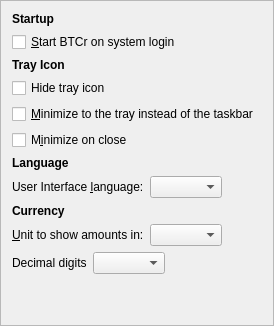
                                <widget class="QFrame" name="frameMain">
                                    <property name="frameShape">
                                        <enum>QFrame::StyledPanel</enum>
                                    </property>
                                    <property name="frameShadow">
                                        <enum>QFrame::Raised</enum>
                                    </property>
                                    <layout class="QVBoxLayout">
                                        <item>
                                            <widget class="QLabel" name="labelSettingsStartup">
                                                <property name="font">
                                                    <font>
                                                        <weight>75</weight>
                                                        <bold>true</bold>
                                                    </font>
                                                </property>
                                                <property name="text">
                                                    <string>Startup</string>
                                                </property>
                                            </widget>
                                        </item>
                                        <item>
                                            <widget class="QCheckBox" name="btcrAtStartup">
                                                <property name="toolTip">
                                                    <string>Automatically start BTCr after logging in to the system.</string>
                                                </property>
                                                <property name="text">
                                                    <string>&amp;Start BTCr on system login</string>
                                                </property>
                                            </widget>
                                        </item>
                                        <item>
                                            <widget class="QLabel" name="labelSettingsTray">
                                                <property name="font">
                                                    <font>
                                                        <weight>75</weight>
                                                        <bold>true</bold>
                                                    </font>
                                                </property>
                                                <property name="text">
                                                    <string>Tray Icon</string>
                                                </property>
                                            </widget>
                                        </item>
                                        <item>
                                            <widget class="QCheckBox" name="hideTrayIcon">
                                                <property name="toolTip">
                                                    <string>&amp;Hide the icon from the system tray.</string>
                                                </property>
                                                <property name="text">
                                                    <string>Hide tray icon</string>
                                                </property>
                                            </widget>
                                        </item>
                                        <item>
                                            <widget class="QCheckBox" name="minimizeToTray">
                                                <property name="toolTip">
                                                    <string>Show only a tray icon after minimizing the window.</string>
                                                </property>
                                                <property name="text">
                                                    <string>&amp;Minimize to the tray instead of the taskbar</string>
                                                </property>
                                            </widget>
                                        </item>
                                        <item>
                                            <widget class="QCheckBox" name="minimizeOnClose">
                                                <property name="toolTip">
                                                    <string>Minimize instead of exit the application when the window is closed. When this option is enabled, the application will be closed only after selecting Exit in the menu.</string>
                                                </property>
                                                <property name="text">
                                                    <string>M&amp;inimize on close</string>
                                                </property>
                                            </widget>
                                        </item>
                                        <item>
                                            <widget class="QLabel" name="labelSettingsLanguage">
                                                <property name="font">
                                                    <font>
                                                        <weight>75</weight>
                                                        <bold>true</bold>
                                                    </font>
                                                </property>
                                                <property name="text">
                                                    <string>Language</string>
                                                </property>
                                            </widget>
                                        </item>
                                        <item>
                                            <layout class="QHBoxLayout" name="horizontalLayout_1_Display">
                                                <item>
                                                    <widget class="QLabel" name="langLabel">
                                                        <property name="text">
                                                            <string>User Interface &amp;language:</string>
                                                        </property>
                                                        <property name="textFormat">
                                                            <enum>Qt::PlainText</enum>
                                                        </property>
                                                        <property name="buddy">
                                                            <cstring>lang</cstring>
                                                        </property>
                                                    </widget>
                                                </item>
                                                <item>
                                                    <widget class="QValueComboBox" name="lang">
                                                        <property name="toolTip">
                                                            <string>The user interface language can be set here. This setting will take effect after restarting BTCr.</string>
                                                        </property>
                                                    </widget>
                                                </item>
                                                <item>
                                                    <spacer>
                                                        <property name="orientation">
                                                            <enum>Qt::Horizontal</enum>
                                                        </property>
                                                        <property name="sizeHint" stdset="0">
                                                            <size>
                                                                <width>40</width>
                                                                <height>20</height>
                                                            </size>
                                                        </property>
                                                    </spacer>
                                                </item>
                                            </layout>
                                        </item>
                                         <item>
                                            <widget class="QLabel" name="labelSettingsCurrency">
                                                <property name="font">
                                                    <font>
                                                        <weight>75</weight>
                                                        <bold>true</bold>
                                                    </font>
                                                </property>
                                                <property name="text">
                                                    <string>Currency</string>
                                                </property>
                                            </widget>
                                        </item>
                                        <item>
                                            <layout class="QHBoxLayout" name="horizontalLayout_2_Display">
                                                <item>
                                                    <widget class="QLabel" name="unitLabel">
                                                        <property name="text">
                                                            <string>&amp;Unit to show amounts in:</string>
                                                        </property>
                                                        <property name="textFormat">
                                                            <enum>Qt::PlainText</enum>
                                                        </property>
                                                        <property name="buddy">
                                                            <cstring>unit</cstring>
                                                        </property>
                                                    </widget>
                                                </item>
                                                <item>
                                                    <widget class="QValueComboBox" name="unit">
                                                        <property name="toolTip">
                                                            <string>Choose the default subdivision unit to show in the interface and when sending coins.</string>
                                                        </property>
                                                    </widget>
                                                </item>
                                                <item>
                                                    <spacer>
                                                        <property name="orientation">
                                                            <enum>Qt::Horizontal</enum>
                                                        </property>
                                                        <property name="sizeHint" stdset="0">
                                                            <size>
                                                                <width>40</width>
                                                                <height>20</height>
                                                            </size>
                                                        </property>
                                                    </spacer>
                                                </item>
                                            </layout>
                                        </item>
                                        <item>
                                            <layout class="QHBoxLayout" name="horizontalLayout_5_Display">
                                                <item>
                                                    <widget class="QLabel" name="digitsLabel">
                                                        <property name="text">
                                                            <string>Decimal digits</string>
                                                        </property>
                                                    </widget>
                                                </item>
                                                <item>
                                                    <widget class="QValueComboBox" name="digits"/>
                                                </item>
                                                <item>
                                                    <spacer>
                                                        <property name="orientation">
                                                            <enum>Qt::Horizontal</enum>
                                                        </property>
                                                        <property name="sizeHint" stdset="0">
                                                            <size>
                                                                <width>40</width>
                                                                <height>20</height>
                                                            </size>
                                                        </property>
                                                    </spacer>
                                                </item>
                                            </layout>
                                        </item>
                                         <item>
                                            <spacer name="verticalSpacerBottom">
                                                <property name="orientation">
                                                    <enum>Qt::Vertical</enum>
                                                </property>
                                                <property name="sizeHint" stdset="0">
                                                    <size>
                                                        <width>20</width>
                                                        <height>40</height>
                                                    </size>
                                                </property>
                                            </spacer>
                                        </item>
                                    </layout>
                                </widget>
